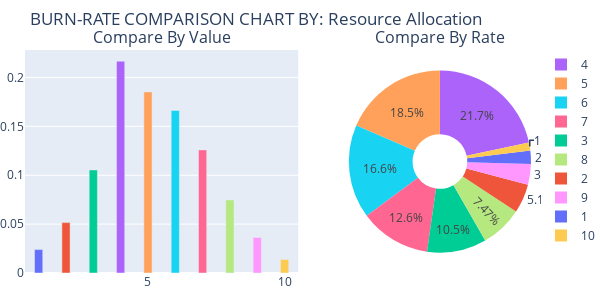

Notebook cell for this chart:
### Markdown cell above
### Test the operation of the above function with some options

### Code cell
CompareBurnoutrate('Resource Allocation')

### Figure 1 — Plotly figure (JSON) as saved in the notebook; plotly's stock layout.template omitted (floating-point values rounded to 4 significant figures)
{"data": [{"marker": {"color": ["#636EFA", "#EF553B", "#00CC96", "#AB63FA", "#FFA15A", "#19D3F3", "#FF6692", "#B6E880", "#FF97FF", "#FECB52"]}, "showlegend": false, "type": "bar", "width": 0.3, "x": [1, 2, 3, 4, 5, 6, 7, 8, 9, 10], "xaxis": "x", "y": [0.02394, 0.05154, 0.1054, 0.2167, 0.1853, 0.1662, 0.1259, 0.07473, 0.03638, 0.01388], "yaxis": "y"}, {"domain": {"x": [0.64, 1], "y": [0, 1]}, "hole": 0.3, "labels": [1, 2, 3, 4, 5, 6, 7, 8, 9, 10], "marker": {"colors": ["#636EFA", "#EF553B", "#00CC96", "#AB63FA", "#FFA15A", "#19D3F3", "#FF6692", "#B6E880", "#FF97FF", "#FECB52"]}, "showlegend": true, "type": "pie", "values": [0.02394, 0.05154, 0.1054, 0.2167, 0.1853, 0.1662, 0.1259, 0.07473, 0.03638, 0.01388]}], "layout": {"annotations": [{"font": {"size": 16}, "showarrow": false, "text": "Compare By Value", "x": 0.27, "xanchor": "center", "xref": "paper", "y": 1, "yanchor": "bottom", "yref": "paper"}, {"font": {"size": 16}, "showarrow": false, "text": "Compare By Rate", "x": 0.82, "xanchor": "center", "xref": "paper", "y": 1, "yanchor": "bottom", "yref": "paper"}], "height": 300, "margin": {"b": 0, "l": 0, "r": 0, "t": 50}, "title": {"text": "BURN-RATE COMPARISON CHART BY: Resource Allocation"}, "width": 600, "xaxis": {"anchor": "y", "domain": [0, 0.54]}, "yaxis": {"anchor": "x", "domain": [0, 1]}}}
